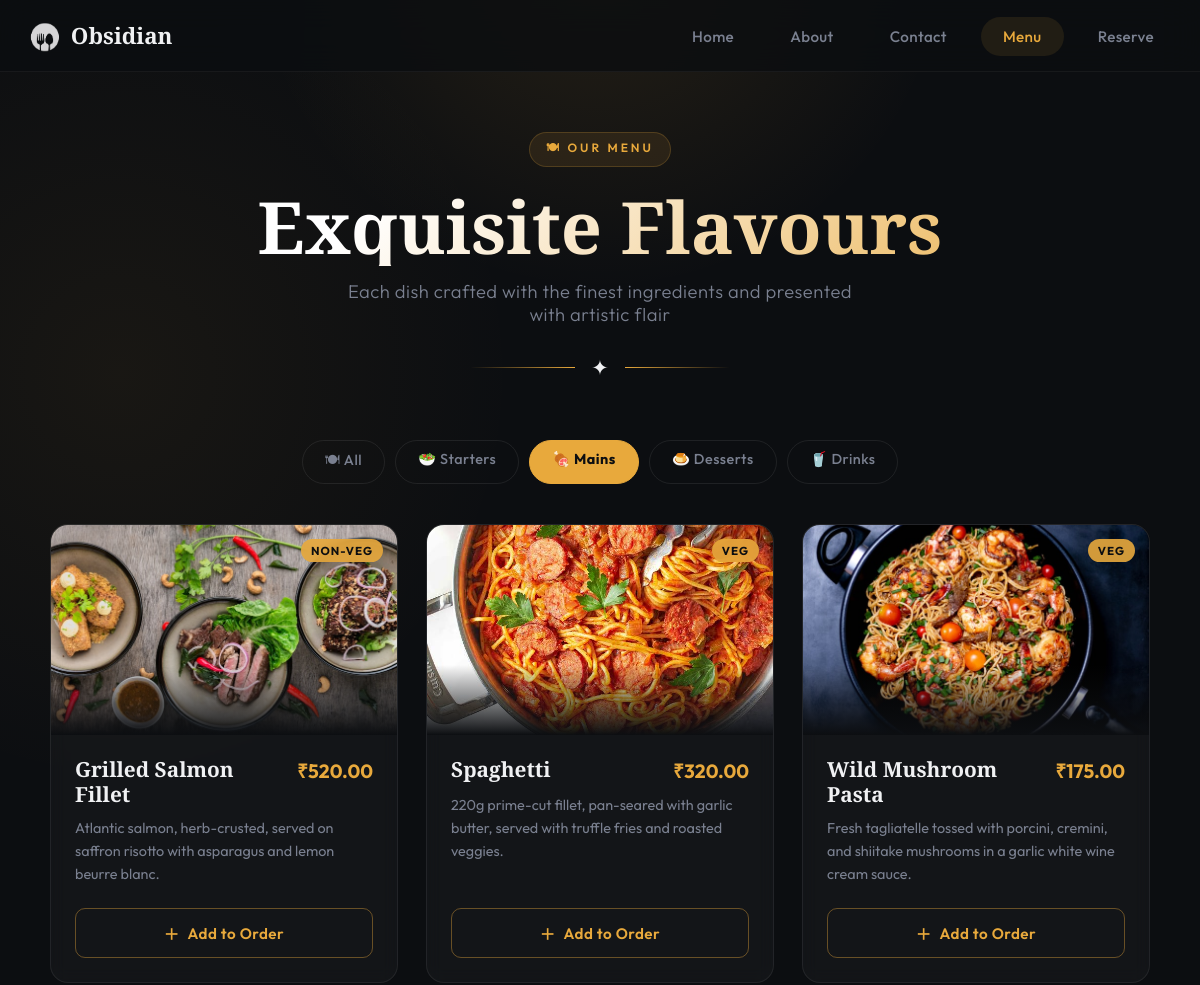
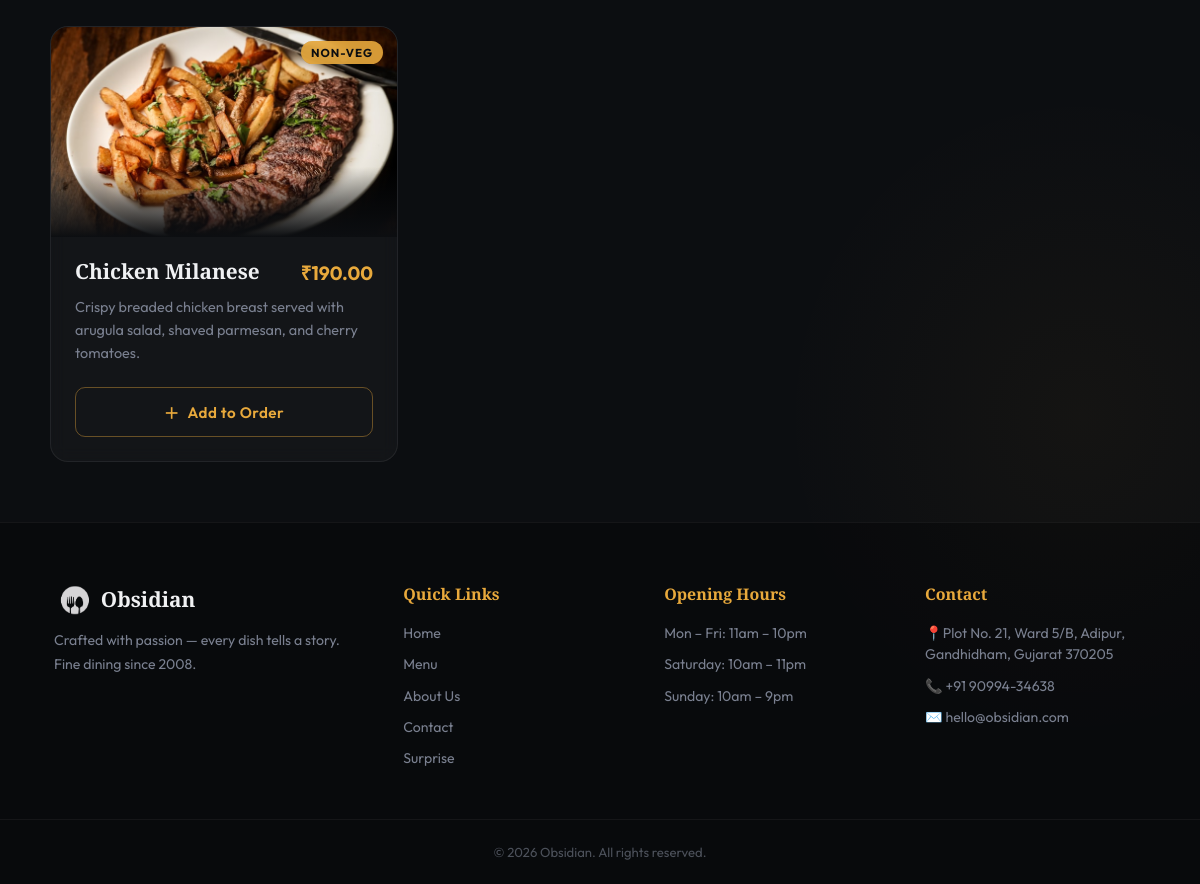
Page /Backend/menu.php?cat=Mains on the committed database (2 pictures, top to bottom).
### tables this page shows
CREATE TABLE IF NOT EXISTS menu_items (
    id          VARCHAR(20)    PRIMARY KEY,
    category    VARCHAR(50)    NOT NULL,
    name        VARCHAR(150)   NOT NULL,
    description TEXT           NOT NULL,
    price       DECIMAL(10,2)  NOT NULL,
    badge       VARCHAR(30)    DEFAULT 'Veg',
    image_path  VARCHAR(500)   DEFAULT NULL,
    is_visible  TINYINT(1)     DEFAULT 1,
    sort_order  INT            DEFAULT 0,
    created_at  TIMESTAMP      DEFAULT CURRENT_TIMESTAMP
);

### Backend/menu.php (the view, shortened to what this page needs)
<?php
$cart = $_SESSION['cart'];
$active_cat = $_GET['cat'] ?? 'all';
require_once '../includes/db.php';
$menu_raw = $pdo->query(
    "SELECT * FROM menu_items WHERE is_visible = 1 ORDER BY sort_order ASC, id ASC"
)->fetchAll();
$menu = array_map(function ($row) {
    return [
        'id' => $row['id'],
        'category' => $row['category'],
        'name' => $row['name'],
        'desc' => $row['description'],
        'price' => (float) $row['price'],
        'badge' => $row['badge'],
        'img' => $row['image_path'],
    ];
}, $menu_raw);
$categories = array_unique(array_column($menu, 'category'));
include '../includes/header.php';
?>
<header class="hero page-hero">
    <div class="hero-content">
        <div class="hero-tag">🍽 Our Menu</div>
        <h1>Exquisite Flavours</h1>
        <p class="hero-subtitle">Each dish crafted with the finest ingredients and presented with artistic flair</p>
        <div class="divider"><span>✦</span></div>
    </div>
</header>
<nav class="category-nav" aria-label="Menu categories">
    <a href="menu.php?cat=all" class="cat-btn <?= $active_cat === 'all' ? 'active' : '' ?>">🍽 All</a>
    <?php foreach ($categories as $cat):
        $emoji = match ($cat) {
            'Starters' => '🥗',
            'Mains' => '🍖',
            'Desserts' => '🍮',
            'Drinks' => '🥤',
            default => '🍴'
        };
        ?>
        <a href="menu.php?cat=<?= urlencode($cat) ?>" class="cat-btn <?= $active_cat === $cat ? 'active' : '' ?>">
            <?= $emoji ?>     <?= htmlspecialchars($cat) ?>
        </a>
    <?php endforeach; ?>
</nav>
<main>
    <div class="menu-container" id="menuGrid">
        <?php foreach ($menu as $item):
            if ($active_cat !== 'all' && $item['category'] !== $active_cat)
                continue;
            $price_fmt = '₹' . number_format($item['price'], 2);
            $in_cart = isset($cart[$item['id']]);
            $cart_qty = $in_cart ? $cart[$item['id']]['qty'] : 0;
            ?>
            <article class="menu-card" id="card-<?= htmlspecialchars($item['id']) ?>">
                <div class="img-wrapper">
                    <img class="card-img" src="<?= htmlspecialchars($item['img']) ?>"
                        alt="<?= htmlspecialchars($item['name']) ?>" loading="lazy">
                    <?php if ($item['badge']): ?>
                        <span class="badge"><?= htmlspecialchars($item['badge']) ?></span>
                    <?php endif; ?>
                </div>
                <div class="card-body">
                    <div class="card-meta">
                        <h3 class="card-title"><?= htmlspecialchars($item['name']) ?></h3>
                        <span class="card-price"><?= $price_fmt ?></span>
                    </div>
                    <p class="card-desc"><?= htmlspecialchars($item['desc']) ?></p>
                    <div class="card-actions" id="actions-<?= htmlspecialchars($item['id']) ?>">
                        <?php if ($in_cart): ?>
                            <div class="qty-controls">
                                <form method="POST" action="menu.php" class="ajax-cart-form">
                                    <input type="hidden" name="cart_action" value="remove">
                                    <input type="hidden" name="item_id" value="<?= htmlspecialchars($item['id']) ?>">
                                    <input type="hidden" name="item_name" value="<?= htmlspecialchars($item['name'], ENT_QUOTES) ?>">
                                    <input type="hidden" name="item_price" value="<?= $item['price'] ?>">
                                    <input type="hidden" name="current_category" value="<?= htmlspecialchars($active_cat) ?>">
                                    <button type="submit" class="qty-btn" title="Remove one">−</button>
                                </form>
                                <span class="qty-display"><?= $cart_qty ?></span>
                                <form method="POST" action="menu.php" class="ajax-cart-form">
                                    <input type="hidden" name="cart_action" value="add">
                                    <input type="hidden" name="item_id" value="<?= htmlspecialchars($item['id']) ?>">
                                    <input type="hidden" name="item_name"
                                        value="<?= htmlspecialchars($item['name'], ENT_QUOTES) ?>">
                                    <input type="hidden" name="item_price" value="<?= $item['price'] ?>">
                                    <input type="hidden" name="current_category" value="<?= htmlspecialchars($active_cat) ?>">
                                    <button type="submit" class="qty-btn" title="Add one">+</button>
                                </form>
                            </div>
                        <?php else: ?>
                            <form method="POST" action="menu.php" class="ajax-cart-form">
                                <button type="submit" class="add-btn">
                                    <span class="btn-icon">＋</span>
                                    <span class="btn-text">Add to Order</span>
                                </button>
                            </form>
                        <?php endif; ?>
                    </div>
                </div>
            </article>
        <?php endforeach; ?>
    </div>
</main>
<?php include '../includes/footer.php'; ?>

### rows in the picture
menu_items: image_path (picture), badge "NON-VEG", name "Grilled Salmon Fillet", price "₹520.00", description "Atlantic salmon, herb-crusted, served on saffron risotto with asparagus and lemon beurre blanc."
menu_items: image_path+name (picture), badge "VEG", name "Spaghetti", price "₹320.00", description "220g prime-cut fillet, pan-seared with garlic butter, served with truffle fries and roasted veggies."
menu_items: image_path (picture), badge "VEG", name "Wild Mushroom Pasta", price "₹175.00", description "Fresh tagliatelle tossed with porcini, cremini, and shiitake mushrooms in a garlic white wine cream sauce."
menu_items: image_path (picture), badge "NON-VEG", name "Chicken Milanese", price "₹190.00", description "Crispy breaded chicken breast served with arugula salad, shaved parmesan, and cherry tomatoes."

### other values in the picture
$emoji "🥗"
$cat "Starters"
$emoji "🍖"
$cat "Mains"
$emoji "🍮"
$cat "Desserts"
$emoji "🥤"
$cat "Drinks"
